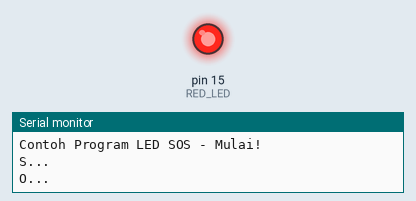
Bench run of a sketch on a simulated Arduino Uno, built with avr-gcc and run on an emulated ATmega328P. On the bench: output pins drawn as LEDs (lit = HIGH), the last lines printed to the serial monitor.

Above: at 1.0 s.
At 5.6 s:
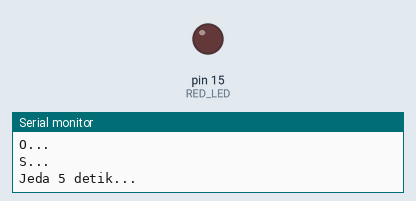
Timing chart, 0 to 10.7 s (numbered marks = the images above):
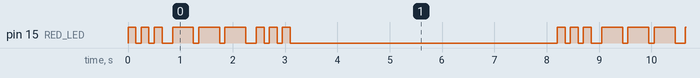

Measured:
- by itself, pin 15 (RED_LED): repeats every 8.2 s: 2 × (LOW 0.10 s, HIGH 0.15 s), LOW 0.20 s, 2 × (HIGH 0.40 s, LOW 0.10 s), HIGH 0.40 s, LOW 0.20 s, 2 × (HIGH 0.15 s, LOW 0.10 s), HIGH 0.15 s, LOW 5.1 s, HIGH 0.15 s
- by itself, everything shown: repeats every 8.2 s, in 18 steps

The sketch:

project_2_led_rgb.ino
```cpp
const int RED_LED = 15;

void setup()
{
 Serial.begin(115200);
 pinMode(RED_LED, OUTPUT);
 digitalWrite(RED_LED, LOW);
 Serial.println("Contoh Program LED SOS - Mulai!");
}

void loop()
{
 // 3 dits (3 titik atau huruf S)
 Serial.println("S...");
 for (int x = 0; x < 3; x++)
 {
   digitalWrite(RED_LED, HIGH); // LED nyala (Cathode = HIGH)
   delay(150);                  // delay selama 150ms
   digitalWrite(RED_LED, LOW);  // LED mati
   delay(100);                  // delay selama 100ms
 }
 delay(100);

 // 3 dahs (3 garis atau huruf O)
 Serial.println("O...");
 for (int x = 0; x < 3; x++)
 {
   digitalWrite(RED_LED, HIGH); // LED nyala
   delay(400);                  // delay selama 400ms
   digitalWrite(RED_LED, LOW);  // LED mati
   delay(100);                  // delay selama 100ms
 }

 // 100ms delay to cause slight gap between letters
 delay(100);

 // 3 dits again (3 titik atau huruf S)
 Serial.println("S...");
 for (int x = 0; x < 3; x++)
 {
   digitalWrite(RED_LED, HIGH); // LED nyala
   delay(150);                  // delay selama 150ms
   digitalWrite(RED_LED, LOW);  // LED mati
   delay(100);                  // delay selama 100ms
 }

 Serial.println("Jeda 5 detik...");
 // wait 5 seconds before repeating the SOS signal
 delay(5000);
}
```
